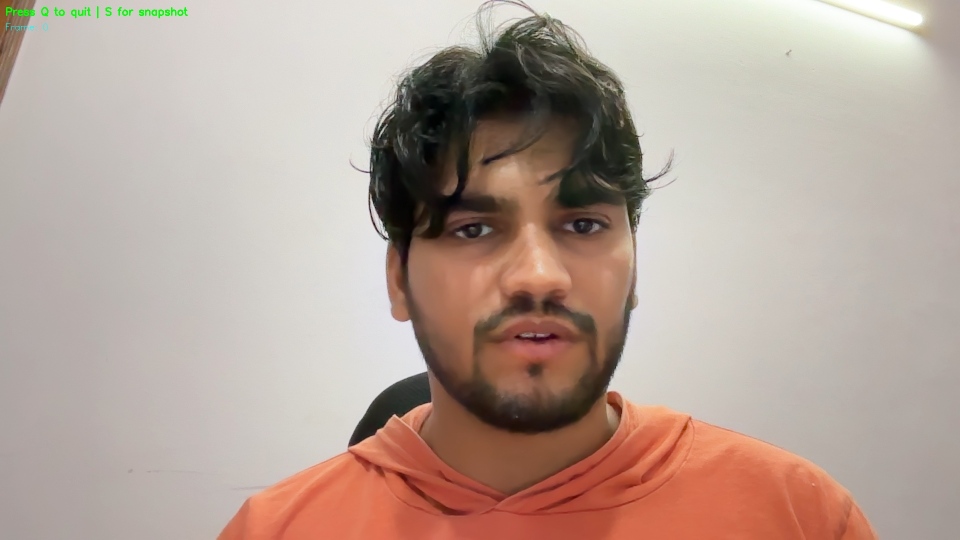
#> input picture snapshot_1.jpg, 1920 x 1080 px, given in place of the camera (shown at 1/2 size)
$ python cv_02.py
#> lines starting #> are read from the running program, lines starting #| are printed output that depends on the picture; after the words box and inside, x2 and y2 are one past the last pixel; in counts of white or black regions, pixels touching at a corner belong together
#!/usr/bin/env python3
# -*- coding: utf-8 -*-
"""
Created on Sat Jun 13 12:09:42 2026

@author: akshitmudgal
"""

#MAVCHINE IDENTIFY
#WHAT  COLOR AN OBJECT IS AND WHERE IT IS

#R,g, b, y, o, w, Q

import cv2
import numpy as np

COLOUR_RANGES = {
    'RED': {
        'ranges': [
            (np.array([0,   120, 70]),  np.array([10,  255, 255])), #red at lower end
            (np.array([170, 120, 70]),  np.array([179, 255, 255])), #red at higher end
        ],
        'bgr': (0, 0, 220),
        'label': 'RED object',
    },
    'GREEN': {
        'ranges': [
            (np.array([40, 70, 70]), np.array([80, 255, 255])),
        ],
        'bgr': (0, 200, 0),
        'label': 'GREEN object',
    },
    'BLUE': {
        'ranges': [
            (np.array([100, 80, 70]), np.array([130, 255, 255])),
        ],
        'bgr': (220, 0, 0),
        'label': 'BLUE object',
    },
    'YELLOW': {
        'ranges': [
            (np.array([20, 100, 100]), np.array([35, 255, 255])),
        ],
        'bgr': (0, 220, 220),
        'label': 'YELLOW object',
    },
    'ORANGE': {
        'ranges': [
            (np.array([10, 100, 100]), np.array([20, 255, 255])),
        ],
        'bgr': (0, 140, 255),
        'label': 'ORANGE object',
    },
    'WHITE': {
        'ranges': [
            (np.array([0, 0, 200]), np.array([179, 40, 255])),
        ],
        'bgr': (180, 180, 180),
        'label': 'WHITE object',
    },
}

#open camera

camera = cv2.VideoCapture(0)

print(camera)

if not camera.isOpened():
    print("Copuld not open the camrra")
    exit()

print("Camera accessed")
print("\n COLOUR DETECTION TOOL - PRESS A KEY TO SWITCH TO TARGET COLOUR")
print("R - RED      G - GREEN    B- BLUE" )
print("Y - YELLOW   O- ORAnge      w - whitye")
print(" Q - quit\n")
print(" Hold a coloured object in front of camera")

current_color = 'RED'
print(f"Detecting : {current_color}")

def get_colour_mask(hsv_frame, colour_name):
    info = COLOUR_RANGES[colour_name]

    mask = None

    for(low, high) in info['ranges']:

        m = cv2.inRange(hsv_frame, low, high)

        mask = m if mask is None else cv2.bitwise_or(mask, m)

    return mask


#cv pipeline

while True:

    success, frame = camera.read()
#> frame is the input picture: shape (1080, 1920, 3); mean B, G, R 152.7, 163, 181.8
    if not success:

        break

    #bgr -> hsv

    hsv = cv2.cvtColor(frame, cv2.COLOR_BGR2HSV)
#> hsv: shape (1080, 1920, 3); mean H, S, V 18.2, 46.6, 182.3

    mask = get_colour_mask(hsv, current_color)
#> the loop in get_colour_mask, `for(low, high) in info['ranges']: ` made 2 passes
#> pass 1, in get_colour_mask, `m = cv2.inRange(hsv_frame, low, high)`:
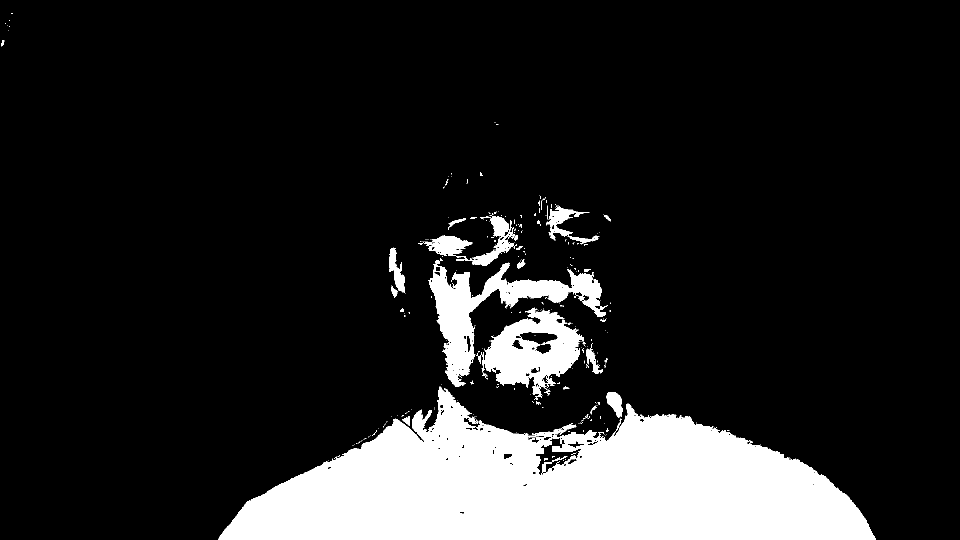
#> m: shape (1080, 1920) (shown at 1/2 size); 14.2% white; 326 white regions (287 under 20 px), largest, box (x1, y1, x2, y2) and area: (436, 773, 1752, 1080) 240212, (856, 516, 1216, 774) 23240, (963, 615, 1168, 800) 18457

    kernel = np.ones((5,5), np.uint8)

    #OPENING
    #EROSION -> SHRINKS WHITE REGION(TINY SPECKS OF NOISE)
    #DILATION -> GROWS WHITE REGION BACK(FILLS GAPS, REAL LOOK TO THE OBJECT)
    mask = cv2.erode(mask, kernel, iterations = 2)
#> mask: shape (1080, 1920); 12% white; 35 white regions (15 under 20 px), largest, box (x1, y1, x2, y2) and area: (442, 784, 1746, 1080) 220684, (974, 632, 1154, 764) 11180, (864, 538, 964, 741) 7921
    mask = cv2.dilate(mask, kernel, iterations = 2)
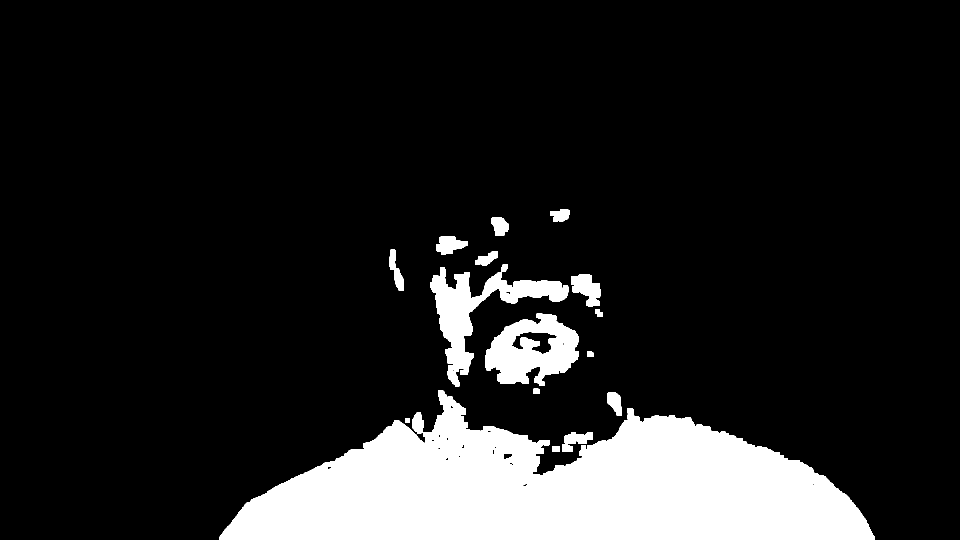
#> mask: shape (1080, 1920) (shown at 1/2 size); 13.5% white; 17 white regions


    #CONTOUR DETECTION
    contours, _ = cv2.findContours(mask, cv2.RETR_EXTERNAL, cv2.CHAIN_APPROX_SIMPLE)
#> contours = 17 contours; largest, box (x1, y1, x2, y2) and area: (438, 780, 1750, 1080) 232668, (970, 627, 1158, 772) 18125, (860, 534, 1137, 773) 17266, (1143, 548, 1202, 614) 2356, (872, 472, 935, 509) 1446

    colour_info = COLOUR_RANGES[current_color]
    box_color = colour_info['bgr']
    obj_label = colour_info['label']

    detected_count = 0

    for contour in contours:

        area = cv2.contourArea(contour)

        if area < 1500:
            continue
        detected_count+=1

        x,y,w,h = cv2.boundingRect(contour)


        #draw thw bounding boc

        cv2.rectangle(frame, (x,y),(x+w,y+h), box_color, 2)

        cx = x+w //2
        cy = y+h //2


        cv2.circle(frame, (cx,cy), 5, box_color, -1)

        area_label = f"{obj_label} pos:({cx},{cy}) area:{int(area)} px"
        cv2.putText(frame, area_label, (x,y-6), cv2.FONT_HERSHEY_SIMPLEX, 0.5, box_color, 2)
#> this loop made 17 passes
#> area on passes 2, 3, 4, 6, 7, 9, 12, 13, 14, 15, 16, 17: 1312.5, 80.5, 924, 116, 125, 165.5, 162, 703.5, 1017, 1445.5, 952.5, 712.5
#> (area, x, y, w, h, cx, cy, area_label) on passes 5, 8, 10, 11: (232667.5, 438, 780, 1312, 300, 1094, 930, 'RED object pos:(1094,930) area:232667 px'), (18125, 970, 627, 188, 145, 1064, 699, 'RED object pos:(1064,699) area:18125 px'), (2355.5, 1143, 548, 59, 66, 1172, 581, 'RED object pos:(1172,581) area:2355 px'), (17266.5, 860, 534, 277, 239, 998, 653, 'RED object pos:(998,653) area:17266 px')
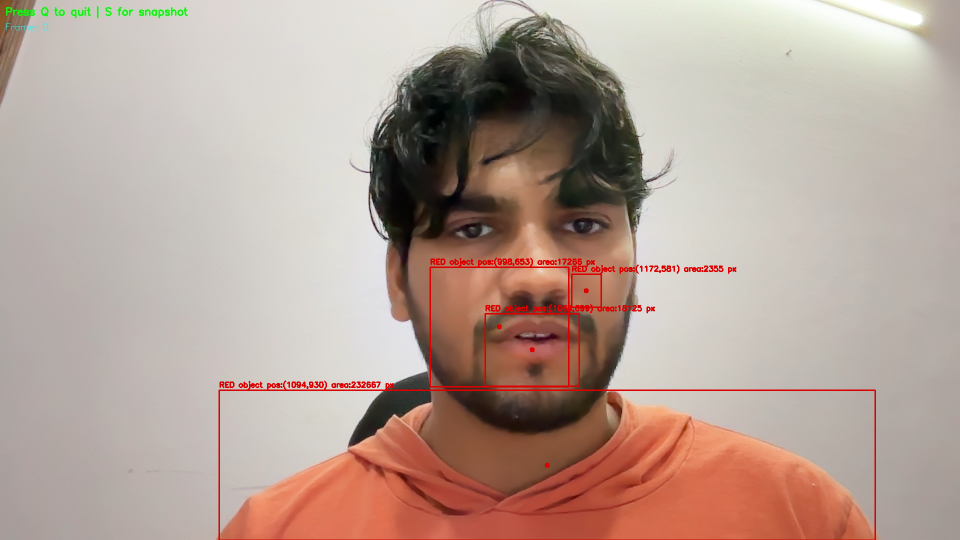
#> frame: shape (1080, 1920, 3) (shown at 1/2 size); 1.06% of pixels changed, all inside (x1, y1, x2, y2) = (437, 515, 1752, 1080)
#> after the loop, detected_count = 4

    cv2.rectangle(frame, (0,0), (frame.shape[1], 80), (0,0,0), -1)

    status = f" Detecting: {current_color} | objects_found: {detected_count}"
#> status = ' Detecting: RED | objects_found: 4'

    cv2.putText(frame, status, (10,30), cv2.FONT_HERSHEY_SIMPLEX, 0.7, box_color, 2)
    cv2.putText(frame, "R G B Y O W Q", (10,60), cv2.FONT_HERSHEY_SIMPLEX, 0.5,(180,180,180), 1)
#> frame: shape (1080, 1920, 3); mean B, G, R 136.3, 145.5, 166.6

    mask_3ch = cv2.cvtColor(mask, cv2.COLOR_GRAY2BGR)
#> mask_3ch: shape (1080, 1920, 3); 13.5% white; 17 white regions, largest, box (x1, y1, x2, y2) and area: (438, 780, 1750, 1080) 234124, (860, 534, 1137, 773) 17894, (970, 627, 1158, 772) 16610

    cv2.putText(mask_3ch, "MASK MACHINE", (10,30), cv2.FONT_HERSHEY_SIMPLEX, 0.5,(200,200,200),3)
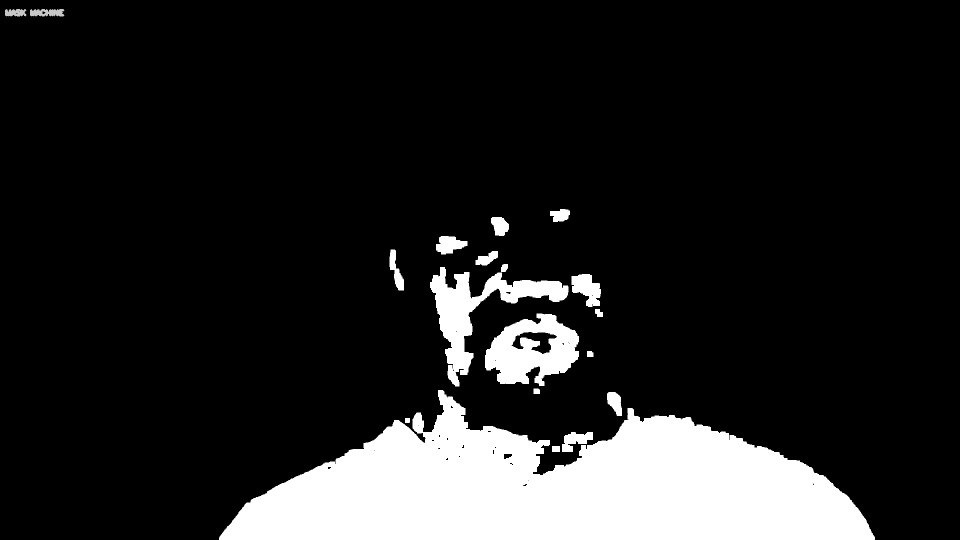
#> mask_3ch: shape (1080, 1920, 3) (shown at 1/2 size); min 0, max 255, mean 34.5


    h_frame = frame.shape[0]
#> h_frame = 1080
    mask_resized= cv2.resize(mask_3ch, (frame.shape[1]//2, h_frame))
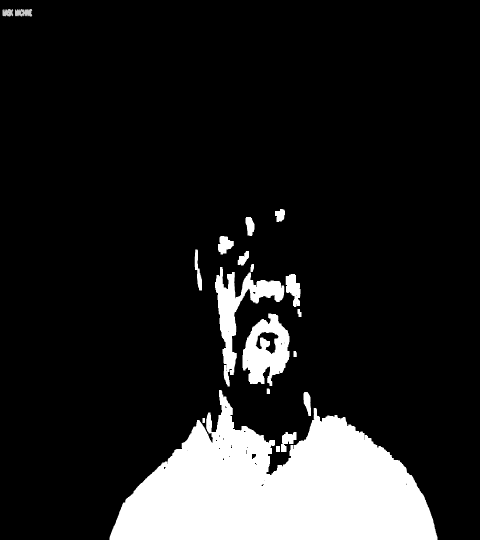
#> mask_resized: shape (1080, 960, 3) (shown at 1/2 size); min 0, max 255, mean 34.5
    frame_half= cv2.resize(frame, (frame.shape[1]//2, h_frame))
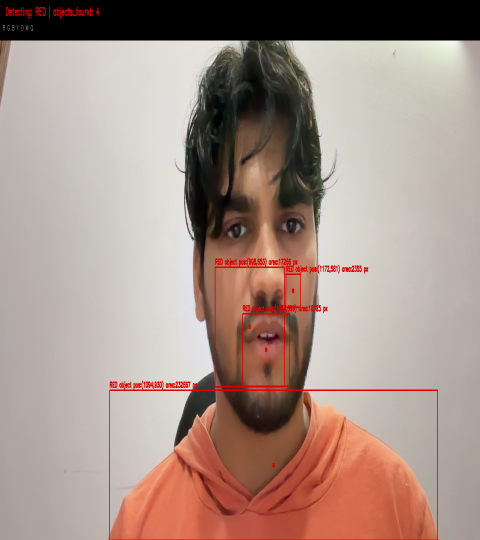
#> frame_half: shape (1080, 960, 3) (shown at 1/2 size); mean B, G, R 136.5, 145.7, 166.8

    combined = np.hstack([frame_half, mask_resized])
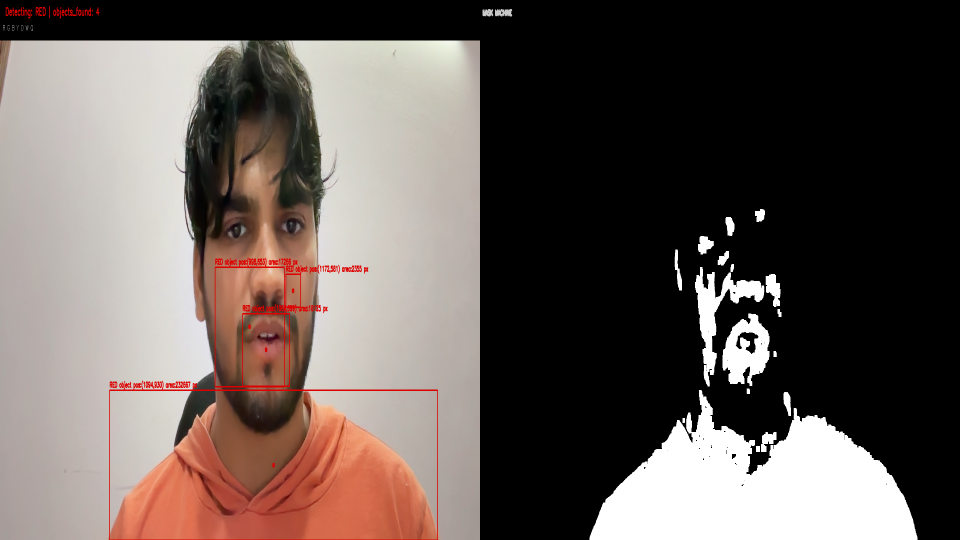
#> combined: shape (1080, 1920, 3) (shown at 1/2 size); mean B, G, R 85.5, 90.1, 100.7

    cv2.imshow("COLOUR DETECTION LEFT CAMERA VIEW RIGH MASK", combined)


    #key habdling

    key = cv2.waitKey(1) & 0xFF
#> (key q is pressed here)
    #BUG2: ITS current_color and not current_colour
    if key == ord('q') or key == ord('Q'): break
    elif key == ord('r') or key == ord('R'): current_colour ='RED'; print("Detecting COLOR RED");
    elif key == ord('g') or key == ord('G'): current_colour ='GREEN'; print("Detecting COLOR GREEN");
    elif key == ord('b') or key == ord('B'): current_colour ='BLUE'; print("Detecting COLOR BLUE");
    elif key == ord('y') or key == ord('Y'): current_colour ='YELLOW'; print("Detecting COLOR YELLOW");
    elif key == ord('o') or key == ord('O'): current_colour ='ORANGE'; print("Detecting COLOR ORANGE");
    elif key == ord('w') or key == ord('W'): current_colour ='WHITE'; print("Detecting COLOR WHITE");

    #BUG1: THIS SHOULD BE OUT OF THE LOOP
    camera.release()
    cv2.destroyAllWindows()
